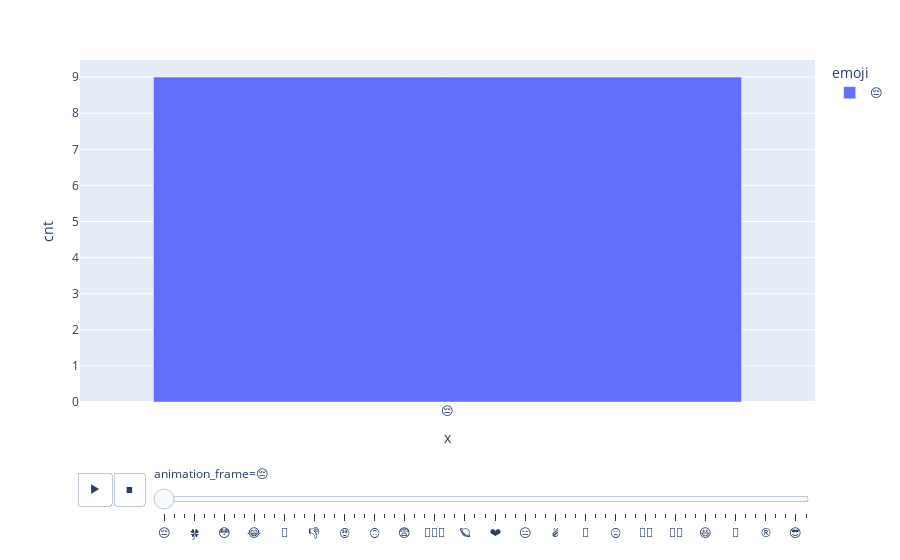

Source (notebook cell):
### Code cell
data2['Date']= pd.to_datetime(data2['fecha_pub']).dt.strftime('%Y-%m-%d')

fig = px.bar(temp_emojis, x=temp_emojis.emoji.values, y='cnt', color='emoji',
  animation_frame=temp_emojis.emoji.values, animation_group='cnt')
fig.show()

### Figure 1 — Plotly figure (JSON) as saved in the notebook; plotly's stock layout.template omitted (floating-point values rounded to 4 significant figures)
{"data": [{"alignmentgroup": "True", "hovertemplate": "emoji=😔<br>animation_frame=😔<br>x=%{x}<br>cnt=%{y}<extra></extra>", "ids": [9], "legendgroup": "😔", "marker": {"color": "#636efa"}, "name": "😔", "offsetgroup": "😔", "orientation": "v", "showlegend": true, "textposition": "auto", "type": "bar", "x": ["😔"], "xaxis": "x", "y": [9], "yaxis": "y"}], "layout": {"barmode": "relative", "legend": {"title": {"text": "emoji"}, "tracegroupgap": 0}, "margin": {"t": 60}, "sliders": [{"active": 0, "currentvalue": {"prefix": "animation_frame="}, "len": 0.9, "pad": {"b": 10, "t": 60}, "steps": [{"args": [["😔"], {"frame": {"duration": 0, "redraw": true}, "fromcurrent": true, "mode": "immediate", "transition": {"duration": 0, "easing": "linear"}}], "label": "😔", "method": "animate"}, {"args": [["🥴"], {"frame": {"duration": 0, "redraw": true}, "fromcurrent": true, "mode": "immediate", "transition": {"duration": 0, "easing": "linear"}}], "label": "🥴", "method": "animate"}, {"args": [["✨"], {"frame": {"duration": 0, "redraw": true}, "fromcurrent": true, "mode": "immediate", "transition": {"duration": 0, "easing": "linear"}}], "label": "✨", "method": "animate"}, {"args": [["🍀"], {"frame": {"duration": 0, "redraw": true}, "fromcurrent": true, "mode": "immediate", "transition": {"duration": 0, "easing": "linear"}}], "label": "🍀", "method": "animate"}, {"args": [["😭"], {"frame": {"duration": 0, "redraw": true}, "fromcurrent": true, "mode": "immediate", "transition": {"duration": 0, "easing": "linear"}}], "label": "😭", "method": "animate"}, {"args": [["👀"], {"frame": {"duration": 0, "redraw": true}, "fromcurrent": true, "mode": "immediate", "transition": {"duration": 0, "easing": "linear"}}], "label": "👀", "method": "animate"}, {"args": [["😳"], {"frame": {"duration": 0, "redraw": true}, "fromcurrent": true, "mode": "immediate", "transition": {"duration": 0, "easing": "linear"}}], "label": "😳", "method": "animate"}, {"args": [["🤣"], {"frame": {"duration": 0, "redraw": true}, "fromcurrent": true, "mode": "immediate", "transition": {"duration": 0, "easing": "linear"}}], "label": "🤣", "method": "animate"}, {"args": [["🤡"], {"frame": {"duration": 0, "redraw": true}, "fromcurrent": true, "mode": "immediate", "transition": {"duration": 0, "easing": "linear"}}], "label": "🤡", "method": "animate"}, {"args": [["😂"], {"frame": {"duration": 0, "redraw": true}, "fromcurrent": true, "mode": "immediate", "transition": {"duration": 0, "easing": "linear"}}], "label": "😂", "method": "animate"}, {"args": [["🧙♀️"], {"frame": {"duration": 0, "redraw": true}, "fromcurrent": true, "mode": "immediate", "transition": {"duration": 0, "easing": "linear"}}], "label": "🧙♀️", "method": "animate"}, {"args": [["😘"], {"frame": {"duration": 0, "redraw": true}, "fromcurrent": true, "mode": "immediate", "transition": {"duration": 0, "easing": "linear"}}], "label": "😘", "method": "animate"}, {"args": [["🔺"], {"frame": {"duration": 0, "redraw": true}, "fromcurrent": true, "mode": "immediate", "transition": {"duration": 0, "easing": "linear"}}], "label": "🔺", "method": "animate"}, {"args": [["🖤"], {"frame": {"duration": 0, "redraw": true}, "fromcurrent": true, "mode": "immediate", "transition": {"duration": 0, "easing": "linear"}}], "label": "🖤", "method": "animate"}, {"args": [["🧚🏼"], {"frame": {"duration": 0, "redraw": true}, "fromcurrent": true, "mode": "immediate", "transition": {"duration": 0, "easing": "linear"}}], "label": "🧚🏼", "method": "animate"}, {"args": [["👎"], {"frame": {"duration": 0, "redraw": true}, "fromcurrent": true, "mode": "immediate", "transition": {"duration": 0, "easing": "linear"}}], "label": "👎", "method": "animate"}, {"args": [["🥺"], {"frame": {"duration": 0, "redraw": true}, "fromcurrent": true, "mode": "immediate", "transition": {"duration": 0, "easing": "linear"}}], "label": "🥺", "method": "animate"}, {"args": [["🤗"], {"frame": {"duration": 0, "redraw": true}, "fromcurrent": true, "mode": "immediate", "transition": {"duration": 0, "easing": "linear"}}], "label": "🤗", "method": "animate"}, {"args": [["🙄"], {"frame": {"duration": 0, "redraw": true}, "fromcurrent": true, "mode": "immediate", "transition": {"duration": 0, "easing": "linear"}}], "label": "🙄", "method": "animate"}, {"args": [["🤨"], {"frame": {"duration": 0, "redraw": true}, "fromcurrent": true, "mode": "immediate", "transition": {"duration": 0, "easing": "linear"}}], "label": "🤨", "method": "animate"}, {"args": [["🏴☠️"], {"frame": {"duration": 0, "redraw": true}, "fromcurrent": true, "mode": "immediate", "transition": {"duration": 0, "easing": "linear"}}], "label": "🏴☠️", "method": "animate"}, {"args": [["🙃"], {"frame": {"duration": 0, "redraw": true}, "fromcurrent": true, "mode": "immediate", "transition": {"duration": 0, "easing": "linear"}}], "label": "🙃", "method": "animate"}, {"args": [["🇨🇴"], {"frame": {"duration": 0, "redraw": true}, "fromcurrent": true, "mode": "immediate", "transition": {"duration": 0, "easing": "linear"}}], "label": "🇨🇴", "method": "animate"}, {"args": [["➡️"], {"frame": {"duration": 0, "redraw": true}, "fromcurrent": true, "mode": "immediate", "transition": {"duration": 0, "easing": "linear"}}], "label": "➡️", "method": "animate"}, {"args": [["😨"], {"frame": {"duration": 0, "redraw": true}, "fromcurrent": true, "mode": "immediate", "transition": {"duration": 0, "easing": "linear"}}], "label": "😨", "method": "animate"}, {"args": [["🎃"], {"frame": {"duration": 0, "redraw": true}, "fromcurrent": true, "mode": "immediate", "transition": {"duration": 0, "easing": "linear"}}], "label": "🎃", "method": "animate"}, {"args": [["🤍"], {"frame": {"duration": 0, "redraw": true}, "fromcurrent": true, "mode": "immediate", "transition": {"duration": 0, "easing": "linear"}}], "label": "🤍", "method": "animate"}, {"args": [["🤦🏾♂️"], {"frame": {"duration": 0, "redraw": true}, "fromcurrent": true, "mode": "immediate", "transition": {"duration": 0, "easing": "linear"}}], "label": "🤦🏾♂️", "method": "animate"}, {"args": [["🤷🏻♂️"], {"frame": {"duration": 0, "redraw": true}, "fromcurrent": true, "mode": "immediate", "transition": {"duration": 0, "easing": "linear"}}], "label": "🤷🏻♂️", "method": "animate"}, {"args": [["🙏🏻"], {"frame": {"duration": 0, "redraw": true}, "fromcurrent": true, "mode": "immediate", "transition": {"duration": 0, "easing": "linear"}}], "label": "🙏🏻", "method": "animate"}, {"args": [["🪐"], {"frame": {"duration": 0, "redraw": true}, "fromcurrent": true, "mode": "immediate", "transition": {"duration": 0, "easing": "linear"}}], "label": "🪐", "method": "animate"}, {"args": [["😪"], {"frame": {"duration": 0, "redraw": true}, "fromcurrent": true, "mode": "immediate", "transition": {"duration": 0, "easing": "linear"}}], "label": "😪", "method": "animate"}, {"args": [["💘"], {"frame": {"duration": 0, "redraw": true}, "fromcurrent": true, "mode": "immediate", "transition": {"duration": 0, "easing": "linear"}}], "label": "💘", "method": "animate"}, {"args": [["❤️"], {"frame": {"duration": 0, "redraw": true}, "fromcurrent": true, "mode": "immediate", "transition": {"duration": 0, "easing": "linear"}}], "label": "❤️", "method": "animate"}, {"args": [["🤩"], {"frame": {"duration": 0, "redraw": true}, "fromcurrent": true, "mode": "immediate", "transition": {"duration": 0, "easing": "linear"}}], "label": "🤩", "method": "animate"}, {"args": [["😫"], {"frame": {"duration": 0, "redraw": true}, "fromcurrent": true, "mode": "immediate", "transition": {"duration": 0, "easing": "linear"}}], "label": "😫", "method": "animate"}, {"args": [["😑"], {"frame": {"duration": 0, "redraw": true}, "fromcurrent": true, "mode": "immediate", "transition": {"duration": 0, "easing": "linear"}}], "label": "😑", "method": "animate"}, {"args": [["🤔"], {"frame": {"duration": 0, "redraw": true}, "fromcurrent": true, "mode": "immediate", "transition": {"duration": 0, "easing": "linear"}}], "label": "🤔", "method": "animate"}, {"args": [["🎶"], {"frame": {"duration": 0, "redraw": true}, "fromcurrent": true, "mode": "immediate", "transition": {"duration": 0, "easing": "linear"}}], "label": "🎶", "method": "animate"}, {"args": [["✌️"], {"frame": {"duration": 0, "redraw": true}, "fromcurrent": true, "mode": "immediate", "transition": {"duration": 0, "easing": "linear"}}], "label": "✌️", "method": "animate"}, {"args": [["💚"], {"frame": {"duration": 0, "redraw": true}, "fromcurrent": true, "mode": "immediate", "transition": {"duration": 0, "easing": "linear"}}], "label": "💚", "method": "animate"}, {"args": [["💛"], {"frame": {"duration": 0, "redraw": true}, "fromcurrent": true, "mode": "immediate", "transition": {"duration": 0, "easing": "linear"}}], "label": "💛", "method": "animate"}, {"args": [["💋"], {"frame": {"duration": 0, "redraw": true}, "fromcurrent": true, "mode": "immediate", "transition": {"duration": 0, "easing": "linear"}}], "label": "💋", "method": "animate"}, {"args": [["👍"], {"frame": {"duration": 0, "redraw": true}, "fromcurrent": true, "mode": "immediate", "transition": {"duration": 0, "easing": "linear"}}], "label": "👍", "method": "animate"}, {"args": [["🤞"], {"frame": {"duration": 0, "redraw": true}, "fromcurrent": true, "mode": "immediate", "transition": {"duration": 0, "easing": "linear"}}], "label": "🤞", "method": "animate"}, {"args": [["☹️"], {"frame": {"duration": 0, "redraw": true}, "fromcurrent": true, "mode": "immediate", "transition": {"duration": 0, "easing": "linear"}}], "label": "☹️", "method": "animate"}, {"args": [["🤙🏻"], {"frame": {"duration": 0, "redraw": true}, "fromcurrent": true, "mode": "immediate", "transition": {"duration": 0, "easing": "linear"}}], "label": "🤙🏻", "method": "animate"}, {"args": [["😅"], {"frame": {"duration": 0, "redraw": true}, "fromcurrent": true, "mode": "immediate", "transition": {"duration": 0, "easing": "linear"}}], "label": "😅", "method": "animate"}, {"args": [["🙏🏼"], {"frame": {"duration": 0, "redraw": true}, "fromcurrent": true, "mode": "immediate", "transition": {"duration": 0, "easing": "linear"}}], "label": "🙏🏼", "method": "animate"}, {"args": [["🌙"], {"frame": {"duration": 0, "redraw": true}, "fromcurrent": true, "mode": "immediate", "transition": {"duration": 0, "easing": "linear"}}], "label": "🌙", "method": "animate"}, {"args": [["😞"], {"frame": {"duration": 0, "redraw": true}, "fromcurrent": true, "mode": "immediate", "transition": {"duration": 0, "easing": "linear"}}], "label": "😞", "method": "animate"}, {"args": [["🤘🏻"], {"frame": {"duration": 0, "redraw": true}, "fromcurrent": true, "mode": "immediate", "transition": {"duration": 0, "easing": "linear"}}], "label": "🤘🏻", "method": "animate"}, {"args": [["🎥"], {"frame": {"duration": 0, "redraw": true}, "fromcurrent": true, "mode": "immediate", "transition": {"duration": 0, "easing": "linear"}}], "label": "🎥", "method": "animate"}, {"args": [["👇🏼"], {"frame": {"duration": 0, "redraw": true}, "fromcurrent": true, "mode": "immediate", "transition": {"duration": 0, "easing": "linear"}}], "label": "👇🏼", "method": "animate"}, {"args": [["😆"], {"frame": {"duration": 0, "redraw": true}, "fromcurrent": true, "mode": "immediate", "transition": {"duration": 0, "easing": "linear"}}], "label": "😆", "method": "animate"}, {"args": [["🤚🏻"], {"frame": {"duration": 0, "redraw": true}, "fromcurrent": true, "mode": "immediate", "transition": {"duration": 0, "easing": "linear"}}], "label": "🤚🏻", "method": "animate"}, {"args": [["🕯️"], {"frame": {"duration": 0, "redraw": true}, "fromcurrent": true, "mode": "immediate", "transition": {"duration": 0, "easing": "linear"}}], "label": "🕯️", "method": "animate"}, {"args": [["🎵"], {"frame": {"duration": 0, "redraw": true}, "fromcurrent": true, "mode": "immediate", "transition": {"duration": 0, "easing": "linear"}}], "label": "🎵", "method": "animate"}, {"args": [["🧑🎤"], {"frame": {"duration": 0, "redraw": true}, "fromcurrent": true, "mode": "immediate", "transition": {"duration": 0, "easing": "linear"}}], "label": "🧑🎤", "method": "animate"}, {"args": [["👨🎤"], {"frame": {"duration": 0, "redraw": true}, "fromcurrent": true, "mode": "immediate", "transition": {"duration": 0, "easing": "linear"}}], "label": "👨🎤", "method": "animate"}, {"args": [["®"], {"frame": {"duration": 0, "redraw": true}, "fromcurrent": true, "mode": "immediate", "transition": {"duration": 0, "easing": "linear"}}], "label": "®", "method": "animate"}, {"args": [["😬"], {"frame": {"duration": 0, "redraw": true}, "fromcurrent": true, "mode": "immediate", "transition": {"duration": 0, "easing": "linear"}}], "label": "😬", "method": "animate"}, {"args": [["😊"], {"frame": {"duration": 0, "redraw": true}, "fromcurrent": true, "mode": "immediate", "transition": {"duration": 0, "easing": "linear"}}], "label": "😊", "method": "animate"}, {"args": [["😎"], {"frame": {"duration": 0, "redraw": true}, "fromcurrent": true, "mode": "immediate", "transition": {"duration": 0, "easing": "linear"}}], "label": "😎", "method": "animate"}, {"args": [["😓"], {"frame": {"duration": 0, "redraw": true}, "fromcurrent": true, "mode": "immediate", "transition": {"duration": 0, "easing": "linear"}}], "label": "😓", "method": "animate"}], "x": 0.1, "xanchor": "left", "y": 0, "yanchor": "top"}], "updatemenus": [{"buttons": [{"args": [null, {"frame": {"duration": 500, "redraw": true}, "fromcurrent": true, "mode": "immediate", "transition": {"duration": 500, "easing": "linear"}}], "label": "&#9654;", "method": "animate"}, {"args": [[null], {"frame": {"duration": 0, "redraw": true}, "fromcurrent": true, "mode": "immediate", "transition": {"duration": 0, "easing": "linear"}}], "label": "&#9724;", "method": "animate"}], "direction": "left", "pad": {"r": 10, "t": 70}, "showactive": false, "type": "buttons", "x": 0.1, "xanchor": "right", "y": 0, "yanchor": "top"}], "xaxis": {"anchor": "y", "domain": [0, 1], "title": {"text": "x"}}, "yaxis": {"anchor": "x", "domain": [0, 1], "title": {"text": "cnt"}}}}
